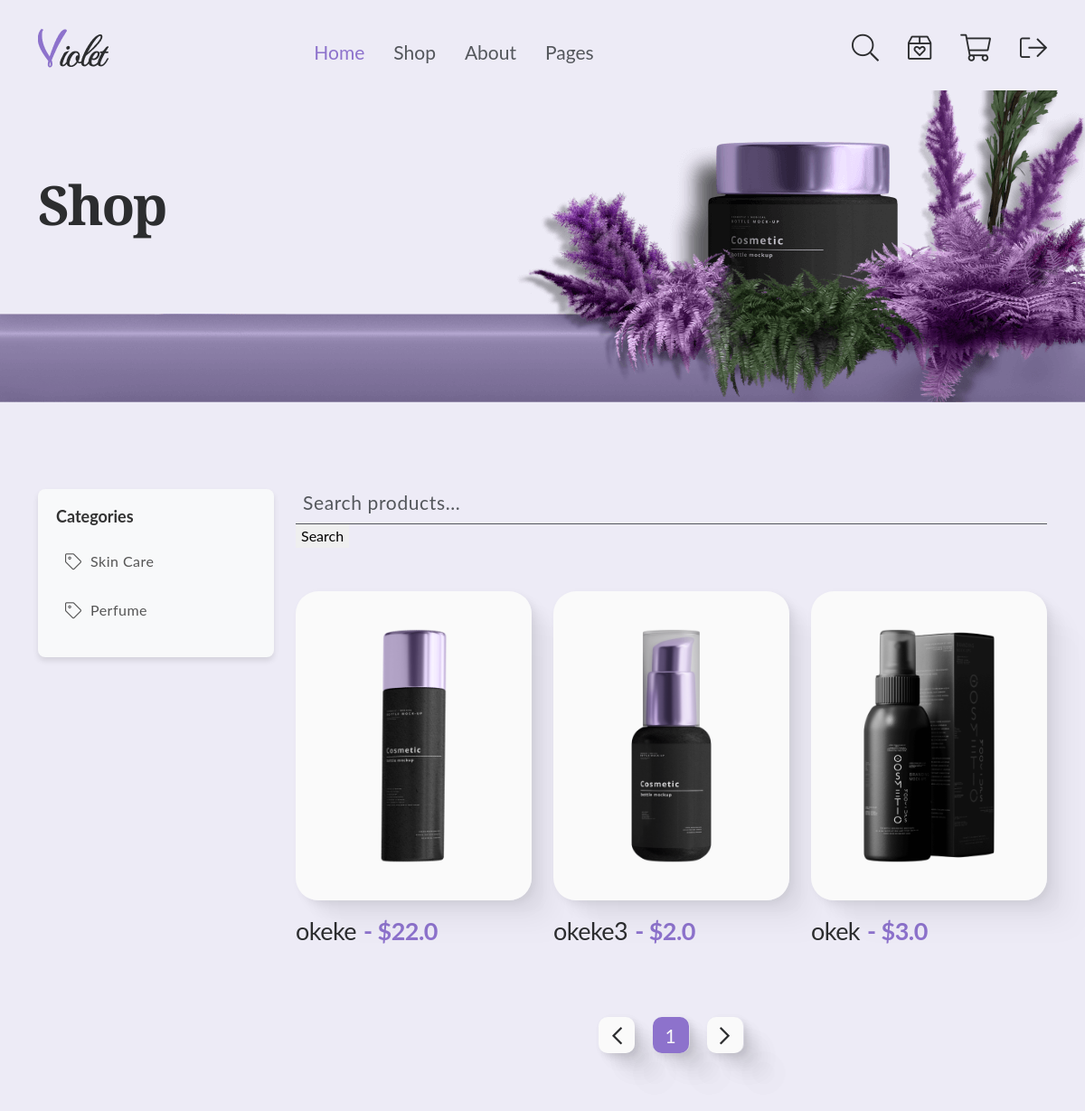
The page /shop on the database as committed earlier.
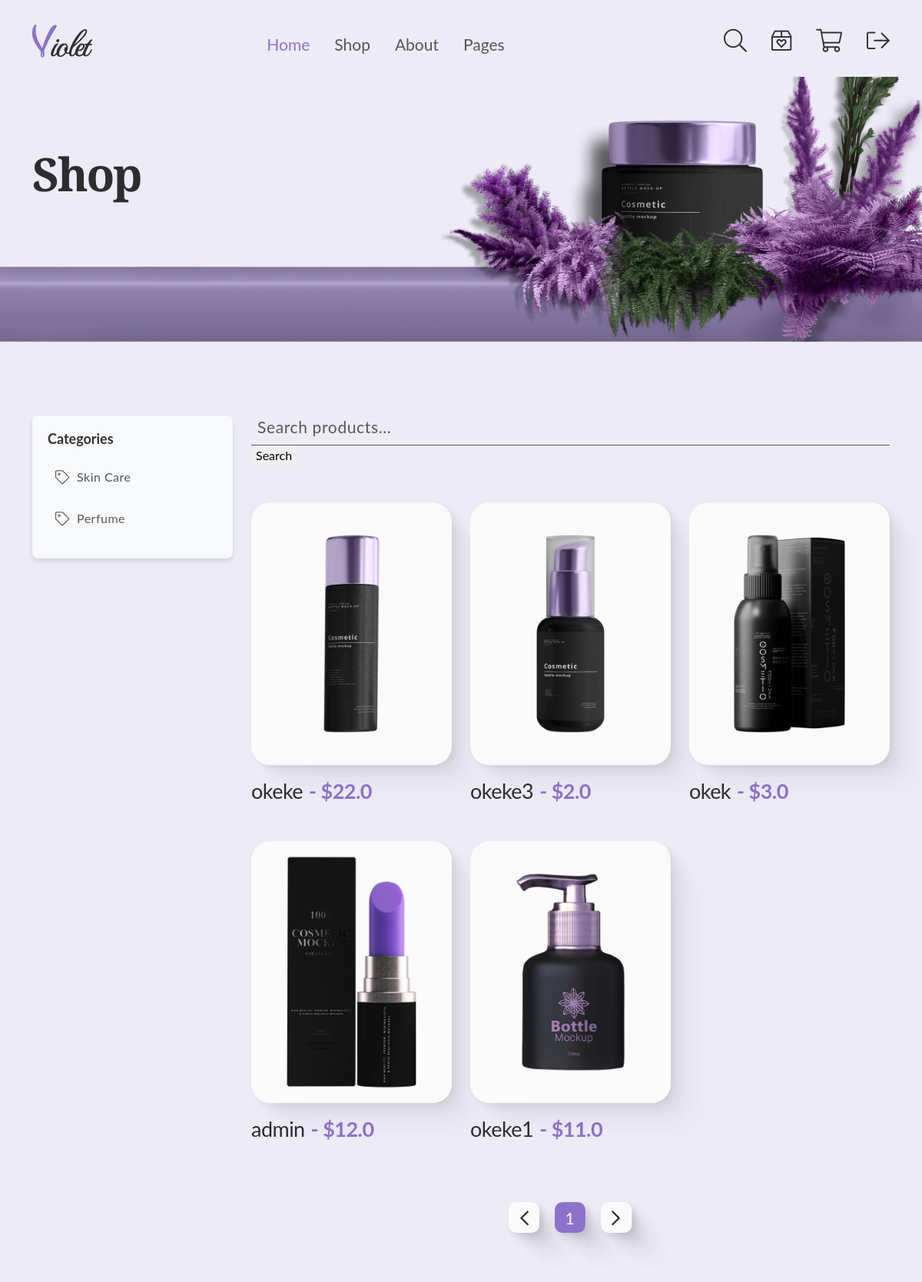
The same page on the database as committed later.
### app.py (models this page shows)
class Product(db.Model):
    id = db.Column(db.Integer, primary_key=True)
    name = db.Column(db.String(100))
    price = db.Column(db.Float)
    category = db.Column(db.String(50))
    image = db.Column(db.String(200))
    short_note = db.Column(db.Text)  # Field for short notes

### app.py (the view)
@app.route('/shop')
def shop():
    page = request.args.get('page', 1, type=int)  # Get the current page from query parameters
    per_page = 9  # Number of products to display per page
    search_query = request.args.get('search', '')  # Get search query
    category_filter = request.args.get('category', '')  # Get category filter
    query = Product.query
    if search_query:
        query = query.filter(Product.name.ilike(f"%{search_query}%"))
    if category_filter:
        query = query.filter(Product.category == category_filter)
    pagination = query.paginate(page=page, per_page=per_page)
    products = pagination.items  # Get the products for the current page
    categories = Product.query.with_entities(Product.category).distinct()
    return render_template(
        'shop.html',
        products=products,
        pagination=pagination,
        search_query=search_query,
        categories=[category[0] for category in categories]  # Extract category names
    )

### app.py (called while the page is built)
@app.before_request
def before_request():
    if 'cart' not in session:
        session['cart'] = {}

@app.context_processor
def cart_context():
    cart = session.get('cart', {})
    cart_count = sum(item['quantity'] for item in cart.values())
    cart_total = sum(item['price'] * item['quantity'] for item in cart.values())
    return {
        'cart': cart,
        'cart_count': cart_count,
        'cart_total': cart_total,
        'cart_item_count': len(cart)  # Add this for item count
    }

### templates/shop.html (shortened to what this page needs)
{% extends 'layout.html' %}
{% block shop %}
<section class="page-start-banner">
    <div class="container">
        <h2 class="title">Shop</h2>
    </div>
</section>
<section class="shop pt-96 pb-48">
    <div class="container">
        <div class="row">
            <div class="col-lg-3">
                    <div class="sidebar">
                        <h4 class="category-title">Categories</h4>
                        <ul class="category-list">
                            {% for category in categories %}
                            <li class="category-item">
                                <a href="?category={{ category }}" class="category-link">
                                <i class="fal fa-tag"></i>
                                <span>{{ category }}</span>
                                </a>
                            </li>
                            {% endfor %}
                        </ul>
                    </div>
            </div>
            <div class="col-lg-9">
                <div class="search-bar mb-48">
                    <form action="/shop" method="get">
                        <input type="text" name="search" class="form-control" placeholder="Search products..." value="{{ search_query }}">
                        <button type="submit" class="search-btn">Search</button>
                    </form>
                </div>
                <div class="row">
                    {% for product in products %}
                    <div class="col-xl-4 col-sm-6">
                        <div class="product-card">
                            <div class="showcase-box">
                                <img alt="Product image" src="{{ url_for('static', filename=product.image.replace('\\', '/')) }}">
                            </div>
                            <a href="/product_detail/{{ product.id }}" class="title">{{ product.name }}
                                <span class="price">- ${{ product.price }}</span>
                            </a>
                        </div>
                    </div>
                    {% endfor %}
                </div>
<div class="text-center">
    <div class="pagination-wrape">
        <ul class="pagination">
            {% if pagination.has_prev %}
            <li class="page-item">
                <a href="?page={{ pagination.prev_num }}" class="page-link arrow" aria-label="previous">
                    <i class="far fa-chevron-left"></i>
                </a>
            </li>
            {% else %}
            <li class="page-item disabled">
                <a href="#" class="page-link arrow" aria-label="previous">
                    <i class="far fa-chevron-left"></i>
                </a>
            </li>
            {% endif %}
            {% for page in pagination.iter_pages(left_edge=2, right_edge=2, left_current=2, right_current=2) %}
            {% if page %}
                {% if page == pagination.page %}
                <li class="page-item"><a class="page-link current" href="#">{{ page }}</a></li>
                {% else %}
                <li class="page-item"><a class="page-link" href="?page={{ page }}">{{ page }}</a></li>
                {% endif %}
            {% else %}
            <li class="page-item disabled"><span class="page-link">...</span></li>
            {% endif %}
            {% endfor %}
            {% if pagination.has_next %}
            <li class="page-item">
                <a href="?page={{ pagination.next_num }}" class="page-link arrow" aria-label="next">
                    <i class="far fa-chevron-right"></i>
                </a>
            </li>
            {% else %}
            <li class="page-item disabled">
                <a href="#" class="page-link arrow" aria-label="next">
                    <i class="far fa-chevron-right"></i>
                </a>
            </li>
            {% endif %}
        </ul>
    </div>
</div>
            </div>
        </div>
    </div>
</section>
{% endblock shop %}

### templates/layout.html (shortened to what this page needs)
<!DOCTYPE html>
<html lang="en">
<head>
        <link rel="stylesheet" href="{{url_for('static', filename='assets/css/vendor/bootstrap.min.css')}}">
        <link rel="stylesheet" href="{{url_for('static', filename='assets/css/vendor/font-awesome.css')}}">
        <link rel="stylesheet" href="{{url_for('static', filename='assets/css/vendor/slick.css')}}">
        <link rel="stylesheet" href="{{url_for('static', filename='assets/css/vendor/slick-theme.css')}}">
        <link rel="stylesheet" href="{{url_for('static', filename='assets/css/app.css')}}">
    </head>
    <body>
        <div id="main-wrapper" class="main-wrapper overflow-hidden">
            <header class="header">
                <div class="container">
                    <nav class="navbar navbar-expand-xl">
                        <a class="navbar-brand" href="{{url_for('index')}}"><img alt=""  src="{{url_for('static', filename='assets/media/logo.png')}}"></a>
                        <div class="collapse navbar-collapse text-start" id="mynavbar">
                            <ul class="navbar-nav mainmenu m-0">
                                <li class="menu-item"><a href="{{url_for('index')}}" class="active">Home</a></li>
                                <li class="menu-item"><a href="{{url_for('shop')}}">Shop</a></li>
                                <li class="menu-item"><a href="{{url_for('about')}}">About</a></li>
                                <li class="menu-item-has-children">
                                    <a href="javascript:void(0);">Pages</a>
                                </li>
                            </ul>
                        </div>
                        <div class="right-content d-xl-block d-none">
                            <ul class="list list-unstyled d-flex">
                                <li><a href="javascript:;" class="search-btn"><i class="fal fa-search"></i></a></li>
                                <li><a id="admin-link" href="{{url_for('admin')}}"><i class="fal fa-box-heart"></i></a>
                                    <li>
                                        <a href="{{url_for('cart')}}" class="cart-button">
                                            <i class="fal fa-shopping-cart"></i>
                                        </a>
                                    </li>
                                    <li><a href="{{url_for('logout')}}" title="Logout"><i class="fal fa-sign-out"></i></a></li>
                            </ul>
                        </div>
                    </nav>
                </div>
            </header>
            {% block shop %}{% endblock shop %}
 </div>
</body>
</html>

### templates/shop.html (style rules this page uses)
.sidebar { background-color: #f8f9fa; padding: 20px; border-radius: 8px; box-shadow: 0 4px 6px rgba(0, 0, 0, 0.1); }
.category-title { font-size: 18px; font-weight: bold; margin-bottom: 16px; color: #333; }
.category-list { list-style: none; padding: 0; margin: 0; }
.category-item { margin-bottom: 10px; }
.category-link { display: flex; align-items: center; text-decoration: none; color: #555; font-size: 16px; padding: 10px; border-radius: 6px; transition: all 0.3s ease; }
.category-link i { margin-right: 10px; font-size: 18px; }

Rows that differ between the two databases and show on the page:
added Product: shows a picture, name "admin", price "12.0"
added Product: shows a picture, name "okeke1", price "11.0"
